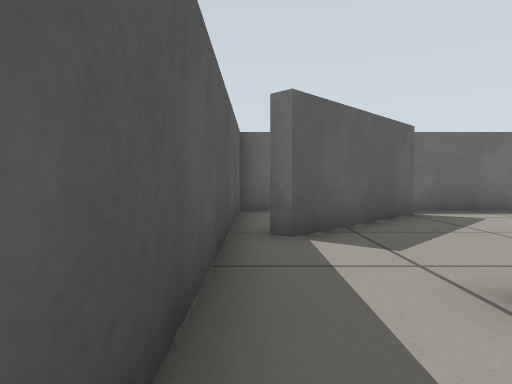
[1] (above)

13 first-person views from a walk through a robot-simulator world made for Gazebo. The camera is 0.39 m above the floor, tilts 2° down and sees 75° across. The floor is counted in squares, 0.5 m on a side. Each view is taken from the middle of a square. On the plan, view 1 faces up. The plan holds only what a view shows up to about 11 squares ahead; the rest is blank.

[2]
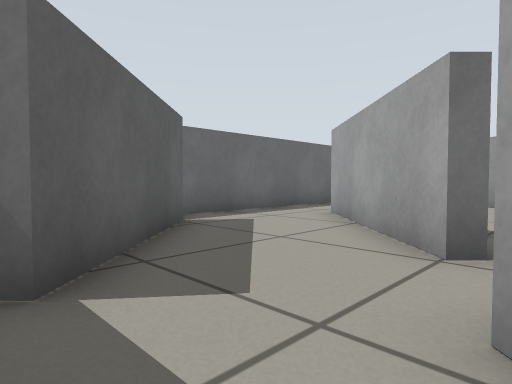

[3]
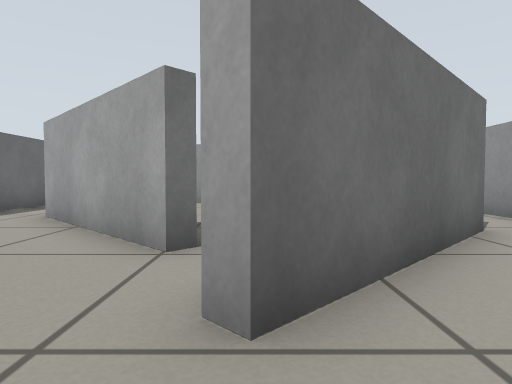

[4]
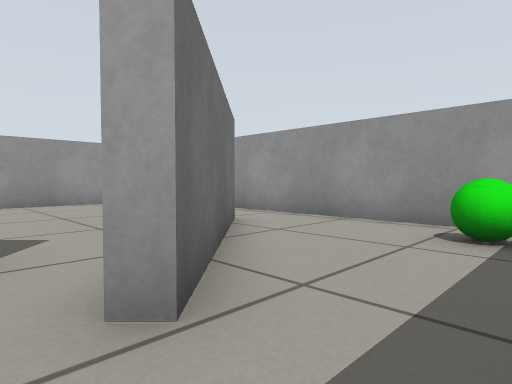

[5]
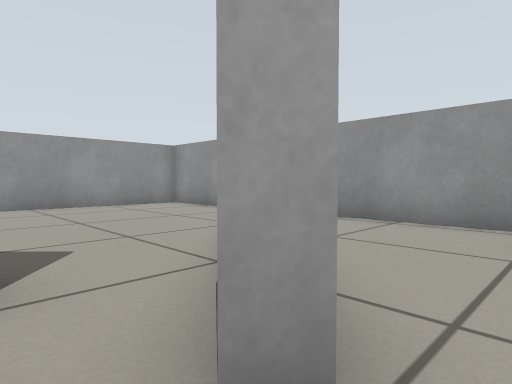

[6]
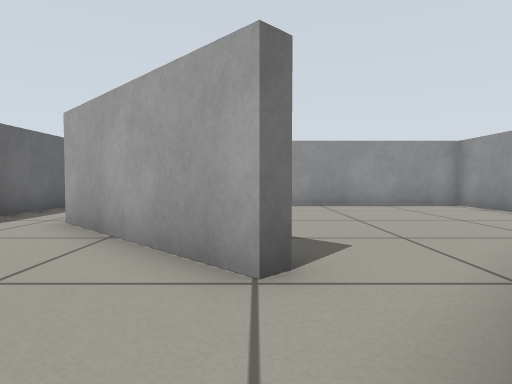

[7]
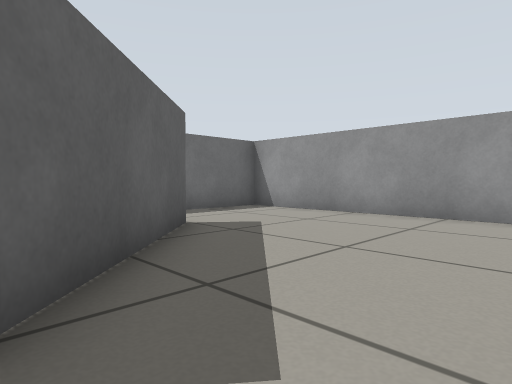

[8]
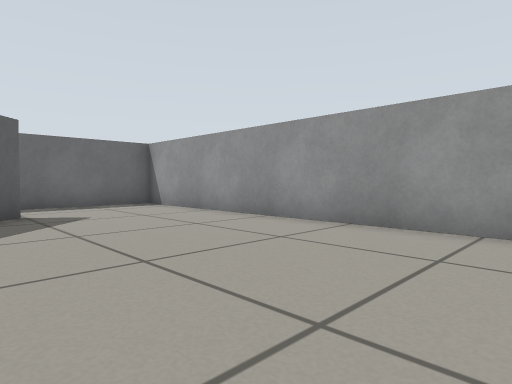

[9]
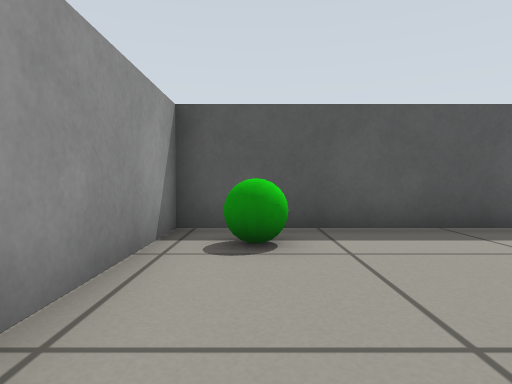

[10]
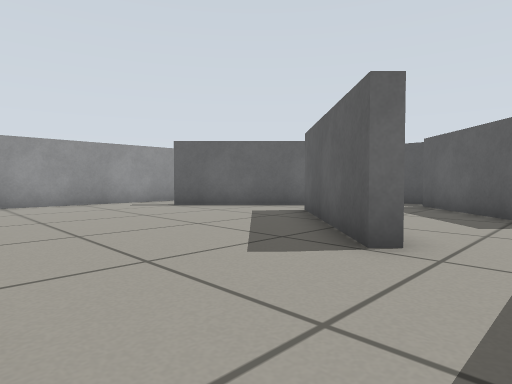

[11]
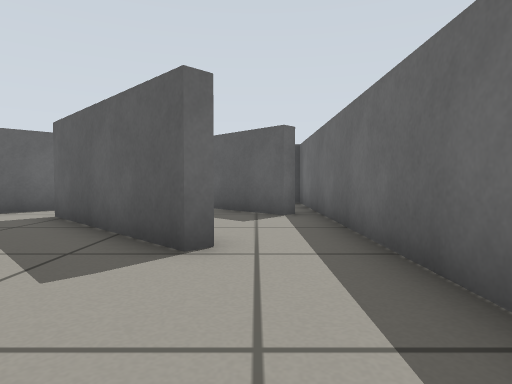

[12]
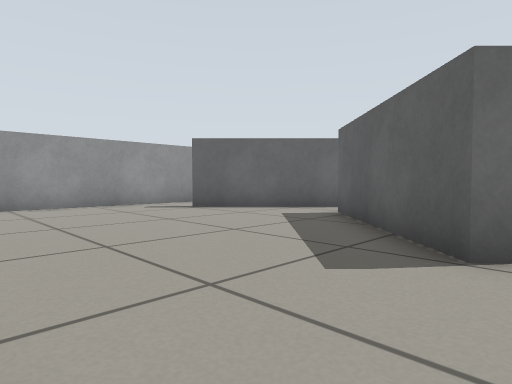

[13]
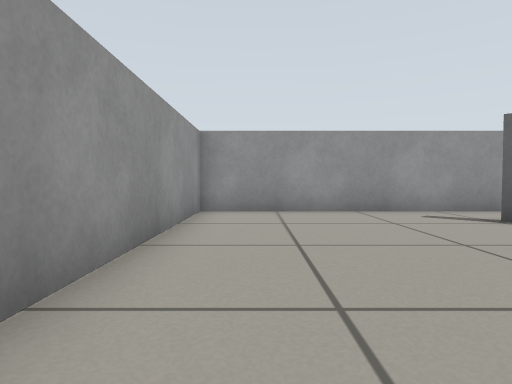

### Floor plan
Points are (right, up) in squares from view 1. A wall is a line through its corners. A room is listed if a view was taken in it or the views show most of it. See-through windows are left out.
Room 1 (views 1, 2, 3, 4, 5, 6)
walls: (3.9, 2.7) (3.6, 3) (7.1, 6.5); (-0.4, 6.5) (-0.4, -3.3) (2.6, -3.3); (4.5, -0.9) (1.6, 2) (1.9, 2.4); (3.7, 7.7) (0.5, 4.5); (6.5, 8.5) (2.1, 8.5)
ways out: opening at (2.5, -2.5) to room 2; opening at (3, 2) to room 2; opening at (6, 7.5) to room 2
objects: green ball (1, -2)
Room 2 (views 7, 8, 9, 10, 11, 12, 13)
walls: (5.2, -1.6) (4.5, -0.9); (7.1, 6.5) (7.4, 6.2) (3.9, 2.7); (2.4, 1.8) (5.5, -1.3); (2.6, -3.3) (11.4, -3.3) (11.4, 8.5) (6.5, 8.5)
ways out: opening at (2.5, -2.5) to room 1; opening at (3, 2) to room 1; opening at (6, 7.5) to room 1

Positions as (right, up) in squares from view 1, and headings:
1: (0, 0), facing up
2: (0, 2), facing up-right
3: (0, 2), facing right
4: (0, 3), facing down-right
5: (1, 3), facing down-right
6: (1, 3), facing right
7: (4, 1), facing up-right
8: (6, -2), facing up-right
9: (5, -2), facing left
10: (11, 8), facing down-left
11: (11, 7), facing left
12: (11, 7), facing down-left
13: (10, 5), facing down
